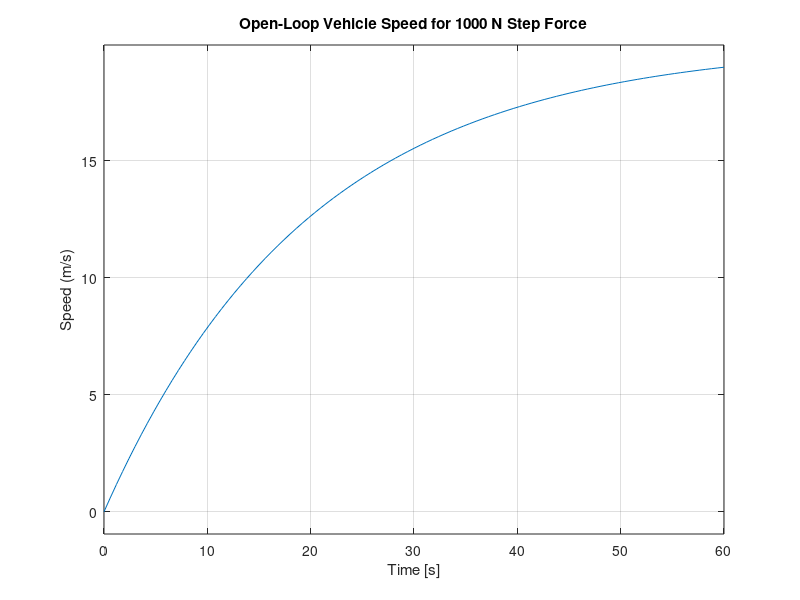
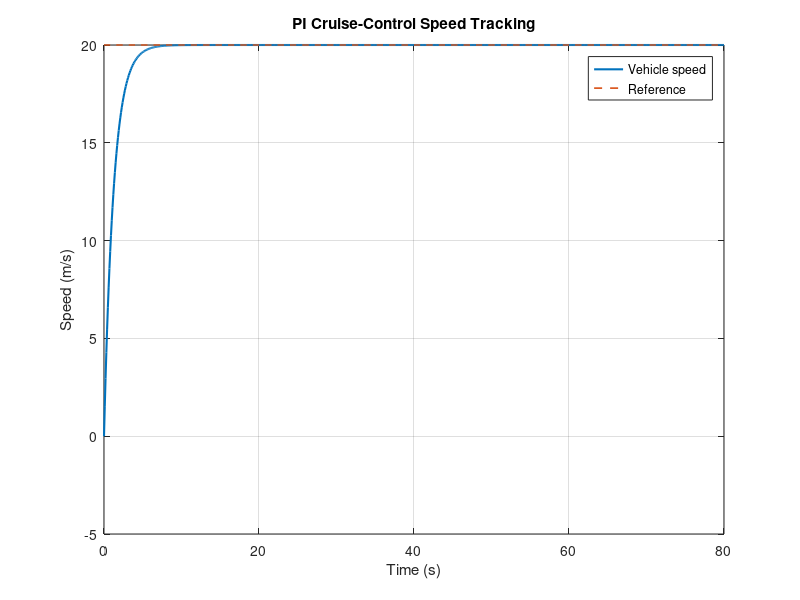
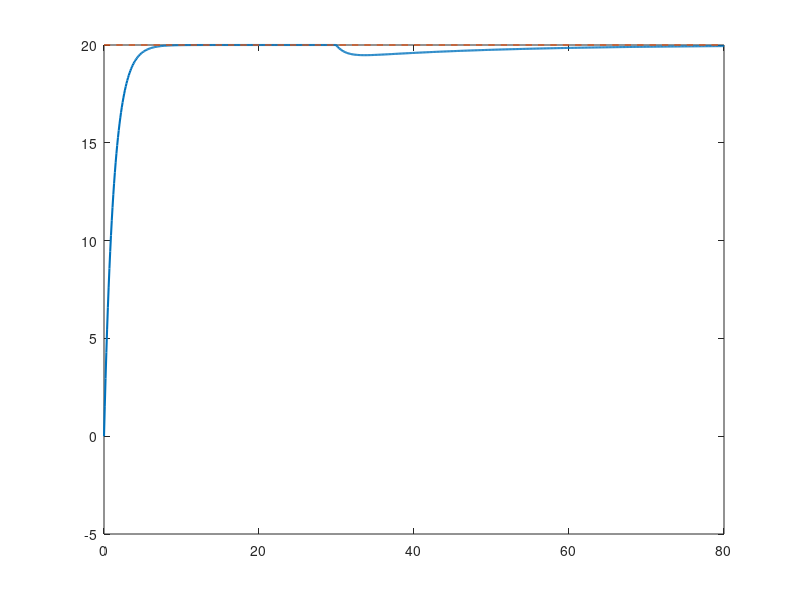

The MATLAB script that drew these images, in order: (Note: this script raises an error after producing the figures.)
%% Vehicle Cruise Control with PI and Disturbance Rejection
% Model: m*v_dot + b*v = u + d
% u: traction force [N]
% d: external disturbance force [N]
% v: vehicle speed [m/s]

clear; clc; close all;

%% Vehicle parameters
m = 1000;     % kg
b = 50;       % N*s/m

%% Plant V(s)/F(s)
s = tf('s');
G = 1/(m*s + b);

disp('Cruise-control plant:');
G

%% Open-loop response to traction force
figure('Name','Cruise Control Open Loop');
step(1000*G, 60); % response to a 1000 N step force
grid on;
title('Open-Loop Vehicle Speed for 1000 N Step Force');
ylabel('Speed (m/s)');

%% PI controller
Kp = 800;
Ki = 40;
C = pid(Kp, Ki, 0);

Tref = feedback(C*G, 1);  % reference speed -> actual speed
Td   = feedback(G, C);    % disturbance force -> actual speed

fprintf('\nPI gains: Kp = %.2f, Ki = %.2f\n', Kp, Ki);
fprintf('Closed-loop poles:\n');
disp(pole(Tref));

%% Track 20 m/s target speed
referenceSpeed = 20;
t = 0:0.1:80;
r = referenceSpeed*ones(size(t));
y_ref = lsim(Tref, r, t);

figure('Name','Cruise Control Tracking');
plot(t, y_ref, 'LineWidth', 1.5);
hold on;
plot(t, r, '--', 'LineWidth', 1.2);
grid on;
xlabel('Time (s)');
ylabel('Speed (m/s)');
legend('Vehicle speed','Reference','Location','best');
title('PI Cruise-Control Speed Tracking');

%% Add an uphill-like disturbance at t = 30 s
% Negative force represents increased resistance.
d = zeros(size(t));
d(t >= 30) = -500;
y_dist = lsim(Td, d, t);
y_total = y_ref + y_dist;

figure('Name','Cruise Control Disturbance');
plot(t, y_total, 'LineWidth', 1.5);
hold on;
plot(t, r, '--', 'LineWidth', 1.2);
xline(30, ':', 'Disturbance begins');
grid on;
xlabel('Time (s)');
ylabel('Speed (m/s)');
legend('Vehicle speed','Reference','Location','best');
title('Cruise Control with -500 N Disturbance');

%% Unit-step performance data
info = stepinfo(Tref);
disp('Closed-loop unit-step information:');
disp(info);

%% Save figures
if ~exist('figures','dir')
    mkdir('figures');
end
figs = findall(0,'Type','figure');
for i = 1:numel(figs)
    exportgraphics(figs(i), fullfile('figures', sprintf('figure_%d.png', figs(i).Number)));
end
